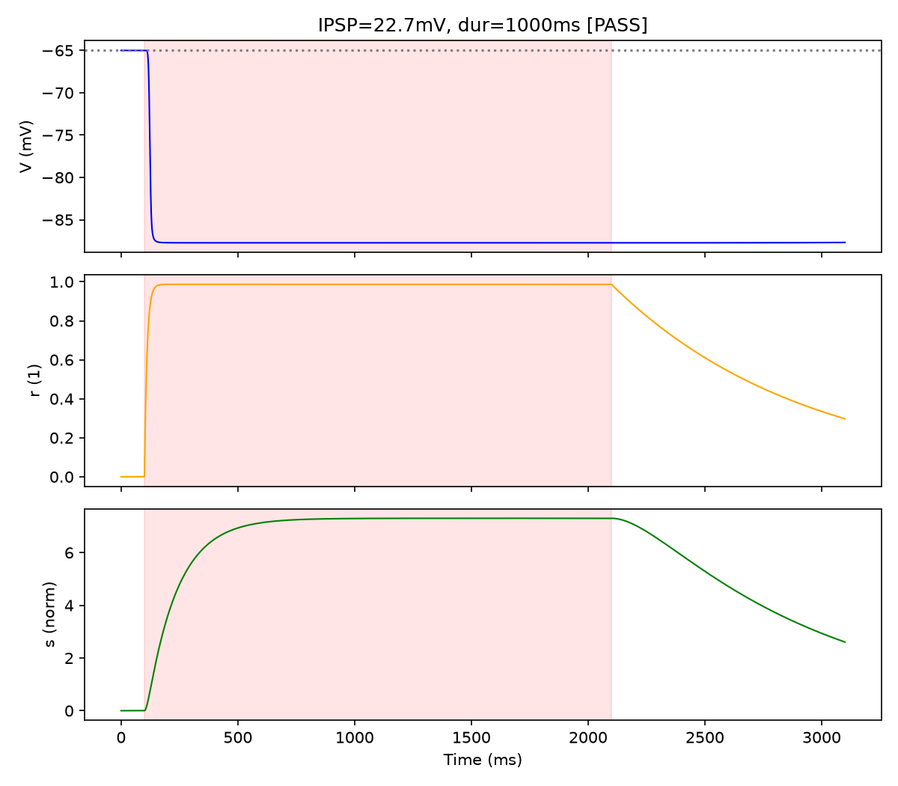
#> input picture figures/f_t24a_gabab_ipsp.png, 898 x 786 px, shrunk from 1200 x 1050 before the run
$ python compose_fig2_v3.py
#> lines starting #> are read from the running program, lines starting #| are printed output that depends on the picture; after the words box and inside, x2 and y2 are one past the last pixel; in counts of white or black regions, pixels touching at a corner belong together
"""Compose Fig 2 v3: equal-size panels, trimmed embeds, perfectly aligned."""
import os
import numpy as np
import matplotlib
matplotlib.use("Agg")
import matplotlib.pyplot as plt
from PIL import Image


def trim_border(img, threshold=250):
    """Crop uniform border (white or near-white) from PIL Image."""
#> called with threshold = 250
    img_rgb = img.convert("RGB") if img.mode != "RGB" else img
    arr = np.array(img_rgb)
    mask = np.any(arr < threshold, axis=2)
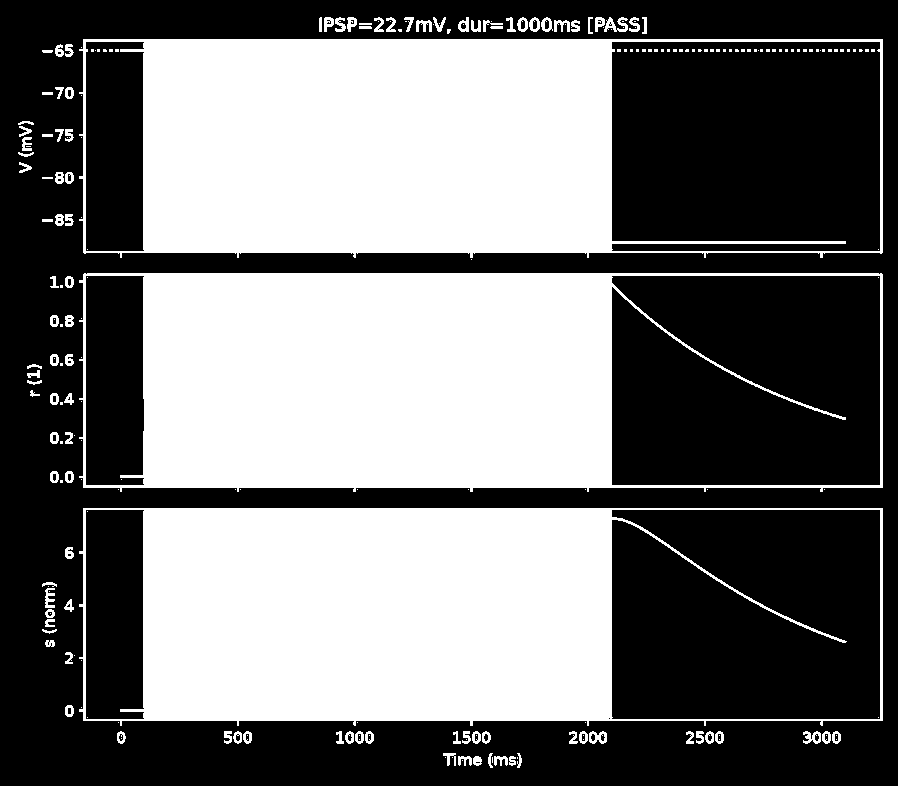
#> mask: shape (786, 898) bool; 45.4% white; 235 white regions (131 under 20 px), largest, box (x1, y1, x2, y2) and area: (79, 273, 883, 492) 104969, (79, 39, 883, 258) 104208, (79, 508, 883, 726) 103401
    rows, cols = np.any(mask, axis=1), np.any(mask, axis=0)
    if not np.any(rows) or not np.any(cols):
        return img
    top = int(np.argmax(rows))
#> top = 17
    bottom = int(len(rows) - np.argmax(rows[::-1]))
#> bottom = 768
    left = int(np.argmax(cols))
#> left = 18
    right = int(len(cols) - np.argmax(cols[::-1]))
#> right = 883
    return img.crop((left, top, right, bottom))
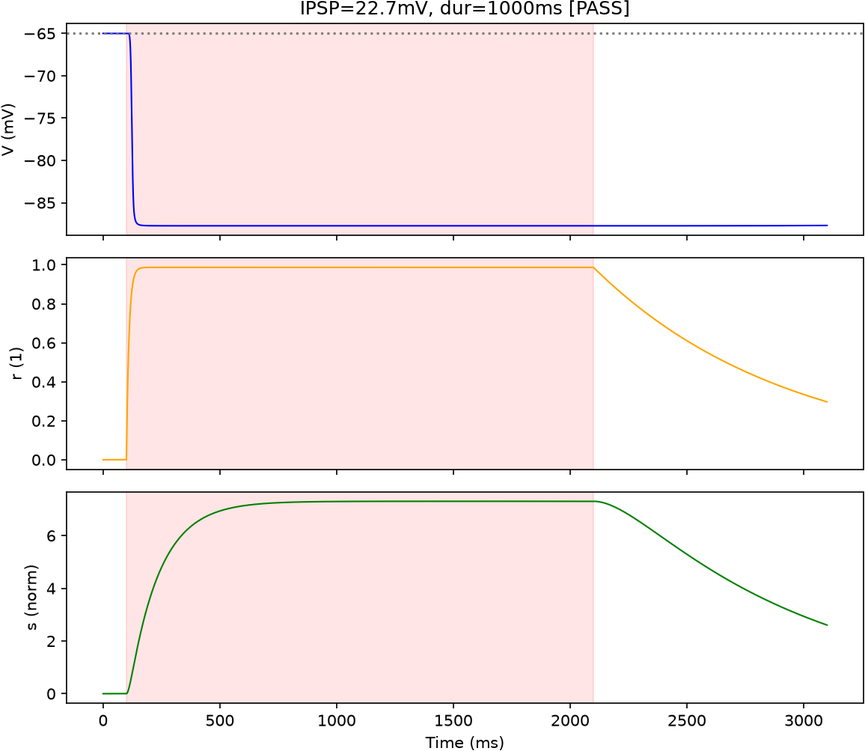
#> returned value: PIL image 865x751 RGBA; mean R, G, B, A 248.8, 237.3, 237.2, 255


fig_dir = os.path.dirname(os.path.abspath(__file__))

img_a = trim_border(Image.open(os.path.join(fig_dir, "f_t24a_gabab_ipsp.png")))
img_b = trim_border(Image.open(os.path.join(fig_dir, "f_t24b_gabab_network.png")))
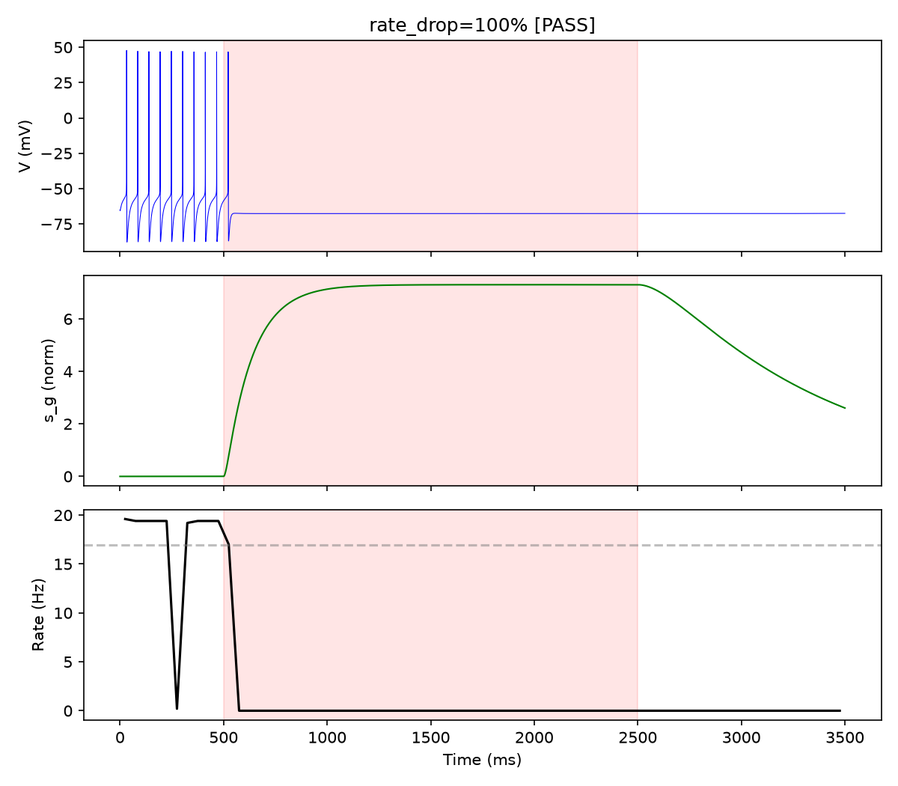
#> input picture figures/f_t24b_gabab_network.png, 898 x 786 px, shrunk from 1200 x 1050 before the run
#> call 2 of trim_border, with threshold = 250
#> in trim_border (call 2), `mask = np.any(arr < threshold, axis=2)`:
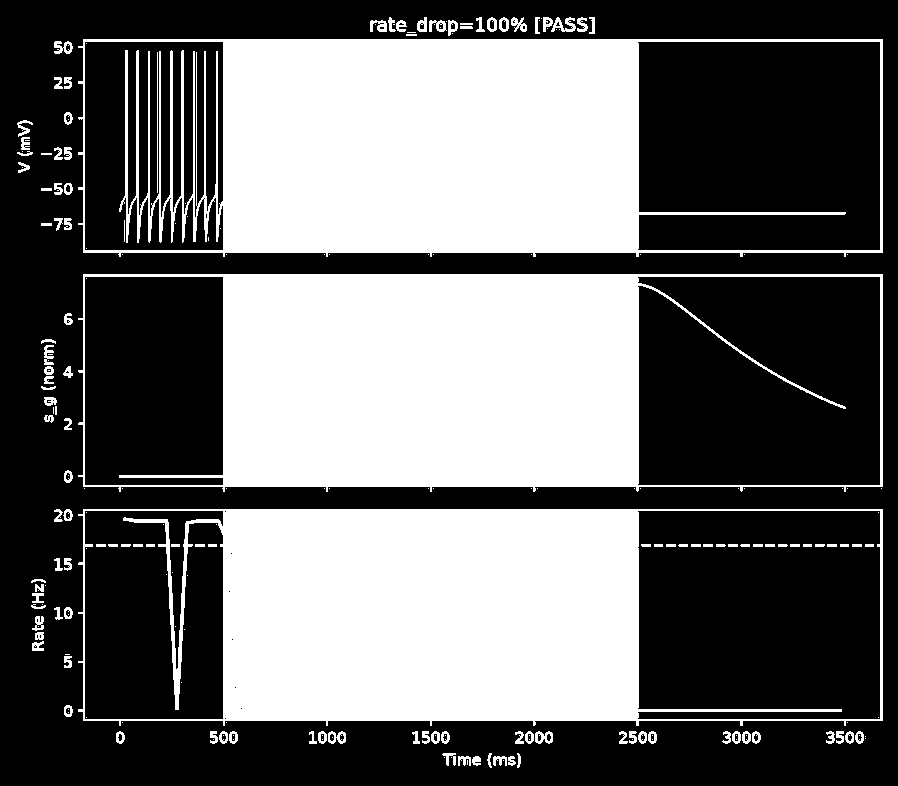
#> mask: shape (786, 898) bool; 41.4% white; 229 white regions (103 under 20 px), largest, box (x1, y1, x2, y2) and area: (78, 39, 883, 257) 98115, (78, 509, 883, 726) 93244, (78, 274, 883, 492) 92678
#> in trim_border (call 2), `left = int(np.argmax(cols))`: left = 17
#> in trim_border (call 2), `return img.crop((left, top, right, bottom))`:
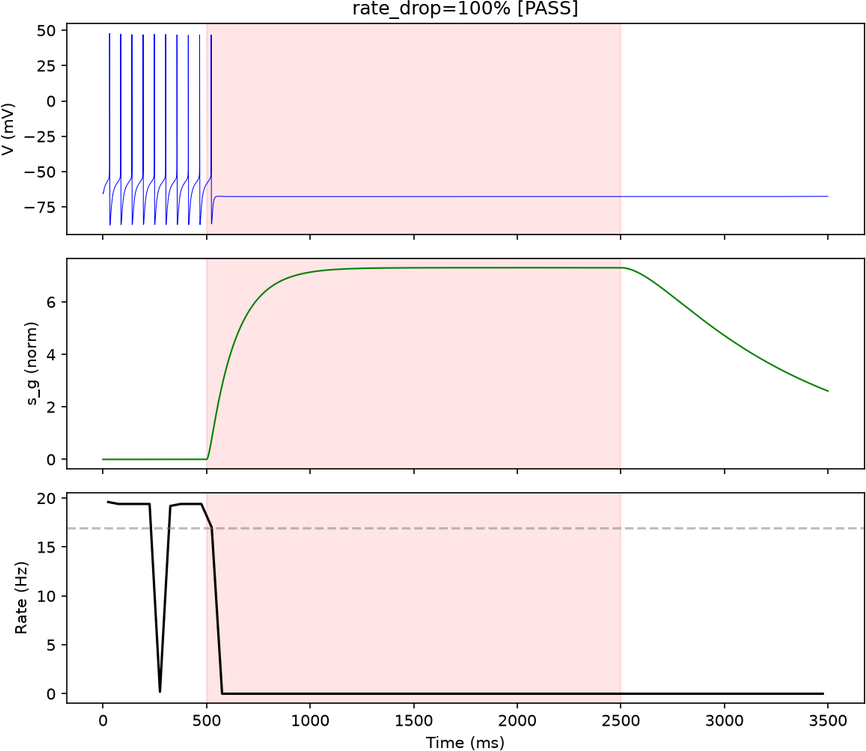
#> returned value: PIL image 866x751 RGBA; mean R, G, B, A 247.1, 237.1, 238.1, 255

fig = plt.figure(figsize=(17, 5.5))

fig.text(0.5, 0.97,
         "Figure 2. GABA_B activation hyperpolarises PV interneurons and suppresses the ING network.",
         ha="center", va="top", fontsize=13, weight="bold")

# Three panels: EQUAL width and height, perfectly aligned
h = 0.72
y0 = 0.10
w = 0.28
gap = 0.015

# --- panel (a) ---
ax_a = fig.add_axes([0.03, y0, w, h])
ax_a.imshow(img_a)
ax_a.axis("off")
ax_a.set_title("(a) Single-cell GABA_B IPSP", loc="left", fontsize=11, y=1.02)

# --- panel (b) ---
ax_b = fig.add_axes([0.03 + w + gap, y0, w, h])
ax_b.imshow(img_b)
ax_b.axis("off")
ax_b.set_title("(b) Network silencing (representative)", loc="left", fontsize=11, y=1.02)

# --- panel (c) native bar chart ---
ax_c = fig.add_axes([0.03 + 2*(w + gap), y0, w, h])
conditions = ["Baseline", "GABA_B (2s)", "Post"]
means = [12.67, 1.27, 13.24]
stds = [2.26, 0.47, 2.71]
colors = ["#1f77b4", "#d62728", "#2ca02c"]

bars = ax_c.bar(conditions, means, yerr=stds, capsize=4, color=colors,
                edgecolor="white", linewidth=0.8, width=0.55)
ax_c.set_ylabel("Population rate (Hz)", fontsize=10.5)
ax_c.set_ylim(0, 17)
ax_c.spines["top"].set_visible(False)
ax_c.spines["right"].set_visible(False)
ax_c.tick_params(axis="both", labelsize=9.5)

for bar, m, s in zip(bars, means, stds):
    ax_c.text(bar.get_x() + bar.get_width()/2, m + s + 0.35,
              f"{m:.1f}±{s:.1f}", ha="center", va="bottom", fontsize=9)

ax_c.annotate("90.0% reduction", xy=(1, 0), xytext=(1, -2.6),
              textcoords="data", ha="center", va="top",
              fontsize=9, color="#d62728", weight="bold")

ax_c.text(0.03, 0.03, "paired t(9)=17.4\np=3.15×10⁻⁸\nCohen's d=6.63",
          transform=ax_c.transAxes, ha="left", va="bottom", fontsize=8,
          bbox=dict(boxstyle="round,pad=0.25", facecolor="wheat", alpha=0.45))

ax_c.set_title("(c) 10-seed validation", loc="left", fontsize=11, y=1.02)

plt.savefig(os.path.join(fig_dir, "fig2_gabab_silencing.png"),
            dpi=300, bbox_inches="tight")
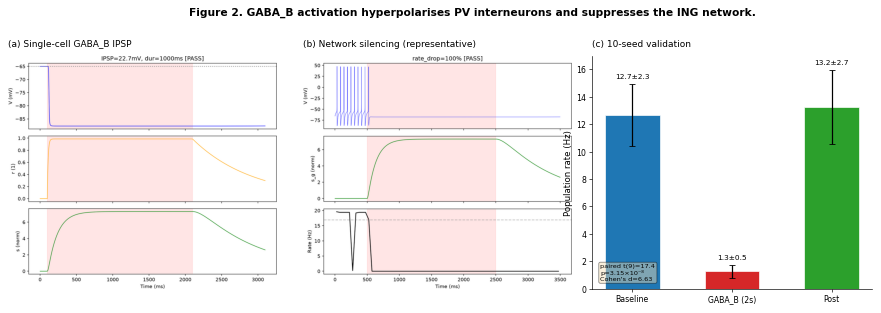
#> figure drawn by matplotlib, 3 panels; panel 3: tallest bar 13.24 high, from x = 1.73 to 2.28
print("Saved: fig2_gabab_silencing.png")
